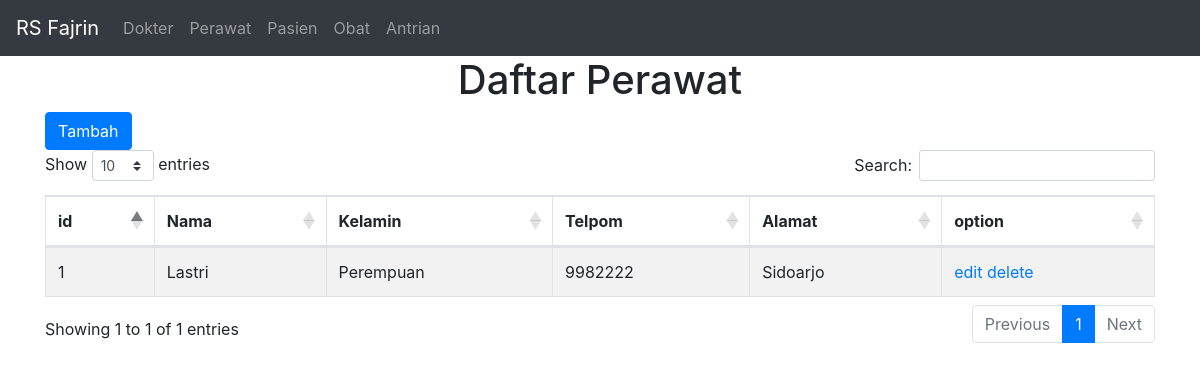
The app's page /perawat with its own data.
### app.py (models this page shows)
class BaseModel(Model):
	class Meta:
		database=database

class perawat(BaseModel):
	id = AutoField(primary_key=True)
	nama = CharField()
	jenis_kelamin = CharField()
	alamat = TextField()
	no_telp = IntegerField()

### app.py (the view, shortened to what this page needs)
@app.route('/perawat',methods=['GET','POST'])
def show_perawat():
	if request.method == 'GET':
		datas = perawat.select()
		return render_template('perawat.html',datas=datas)

### templates/perawat.html (shortened to what this page needs)
<!doctype html>
<html lang="en">
  <head>
    <link rel="stylesheet" href="https://stackpath.bootstrapcdn.com/bootstrap/4.3.1/css/bootstrap.min.css">
    <link rel="stylesheet" href="https://cdn.datatables.net/1.10.20/css/dataTables.bootstrap4.min.css">
  </head>
  <body>
    <nav class="navbar navbar-expand-lg navbar-dark bg-dark">
      <a class="navbar-brand" href="/">RS Fajrin</a>
      <div class="collapse navbar-collapse" id="navbarNavAltMarkup">
        <div class="navbar-nav">
          <a class="nav-item nav-link" href="/dokter">Dokter</a>
          <a class="nav-item nav-link" href="/perawat">Perawat</a>
          <a href="/pasien" class="nav-item nav-link">Pasien</a>
          <a href="/obat" class="nav-item nav-link">Obat</a>
          <a href="/antrian_pasien" class="nav-item nav-link">Antrian</a>
        </div>
      </div>
    </nav>
    <div class="container">
      <h1 class="text-center">Daftar Perawat</h1>
      <a href="#" class="btn btn-primary" data-toggle="modal" data-target="#tambahperawat">Tambah</a>
      <table class="table table-responsive-lg table-striped table-bordered data_table">
        <thead>
          <tr>
            <th>id</th>
            <th>Nama</th>
            <th>Kelamin</th>
            <th>Telpom</th>
            <th>Alamat</th>
            <th>option</th>
          </tr>
        </thead>
        <tbody>
          {% for data in datas %}
            <tr>
              <td>{{data.id}}</td>
              <td>{{data.nama}}</td>
              <td>{{data.jenis_kelamin}}</td>
              <td>{{data.no_telp}}</td>
              <td>{{data.alamat}}</td>
              <td><a href="#" data-toggle="modal" data-target="#editperawat{{data.id}}">edit</a> <a href="/delete_perawat/{{data.id}}">delete</a></td>
            </tr>
          {% endfor %}
        </tbody>
      </table>
    </div>
  </body>
</html>

### records on screen
perawat: id "1", nama "Lastri", jenis_kelamin "Perempuan", no_telp "9982222", alamat "Sidoarjo"
